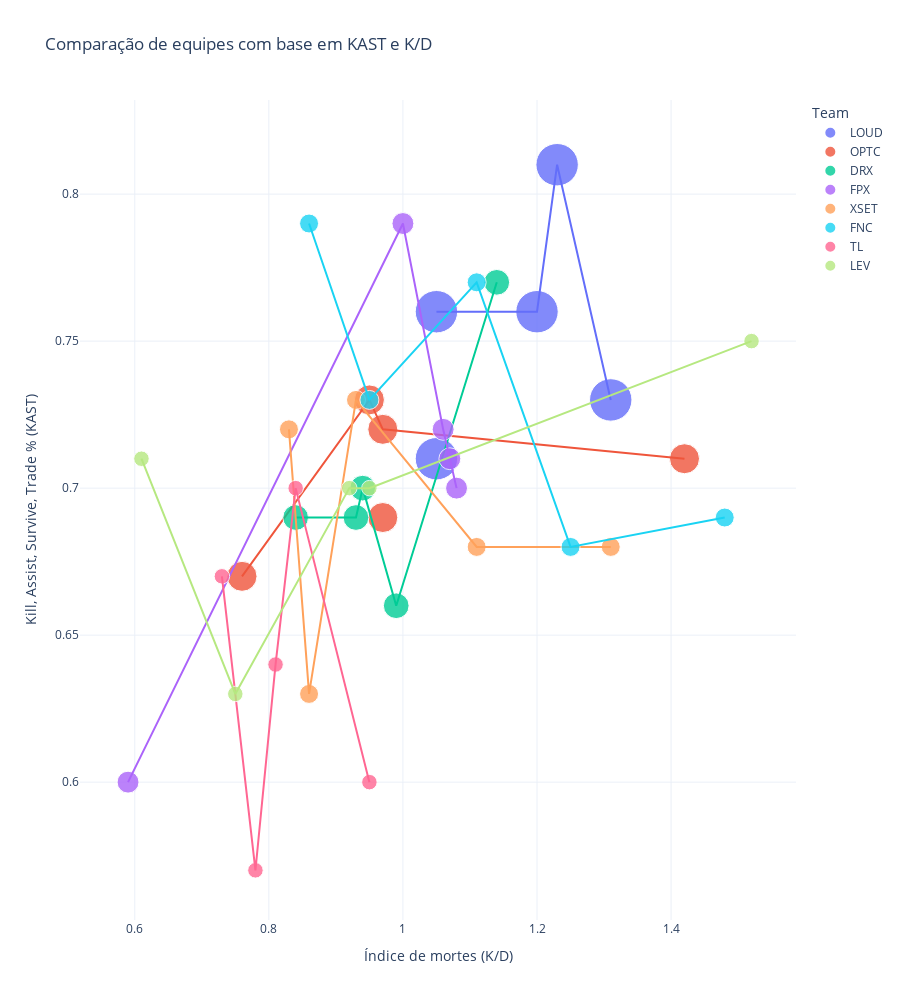

Write notebook code for a chart like this one.
### Markdown cell above
Embora o Pancada tenha jogado menos rodadas, é possível ver que o número de rodadas que ele venceu e o número de mortes que ele sofreu são maiores em comparação com o Mako. Essa comparação não é uma referência para saber se dois jogadores são melhores que o outro. Deve-se observar que o Valorant é um jogo de equipe e essas estatísticas aumentarão e diminuirão junto com as estatísticas médias dos jogadores da equipe.

### Code cell
fig = px.scatter(
    data_frame=df,
    x="K/D",
    y="KAST",
    color="Team",
    size="Prize",
    trendline="lowess",
    title="Comparação de equipes com base em KAST e K/D",
    height=1000,
    opacity=0.8,
    size_max=30
)

# Personalizar layout
fig.update_layout(
    xaxis_title="Índice de mortes (K/D)",
    yaxis_title="Kill, Assist, Survive, Trade % (KAST)",
    template="plotly_white"  # Fundo branco
)

fig.show()

### Figure 1 — Plotly figure (JSON) as saved in the notebook; plotly's stock layout.template omitted (floating-point values rounded to 4 significant figures)
{"data": [{"hovertemplate": "Team=LOUD<br>K/D=%{x}<br>KAST=%{y}<br>Prize=%{marker.size}<extra></extra>", "legendgroup": "LOUD", "marker": {"color": "#636efa", "opacity": 0.8, "size": [60000, 60000, 60000, 60000, 60000], "sizemode": "area", "sizeref": 66.67, "symbol": "circle"}, "mode": "markers", "name": "LOUD", "orientation": "v", "showlegend": true, "type": "scatter", "x": [1.2, 1.05, 1.23, 1.31, 1.05], "xaxis": "x", "y": [0.76, 0.76, 0.81, 0.73, 0.71], "yaxis": "y"}, {"hovertemplate": "<b>LOWESS trendline</b><br><br>Team=LOUD<br>K/D=%{x}<br>KAST=%{y} <b>(trend)</b><extra></extra>", "legendgroup": "LOUD", "marker": {"color": "#636efa", "symbol": "circle"}, "mode": "lines", "name": "LOUD", "showlegend": false, "type": "scatter", "x": [1.05, 1.05, 1.2, 1.23, 1.31], "xaxis": "x", "y": [0.76, 0.76, 0.76, 0.81, 0.73], "yaxis": "y"}, {"hovertemplate": "Team=OPTC<br>K/D=%{x}<br>KAST=%{y}<br>Prize=%{marker.size}<extra></extra>", "legendgroup": "OPTC", "marker": {"color": "#EF553B", "opacity": 0.8, "size": [30000, 30000, 30000, 30000, 30000], "sizemode": "area", "sizeref": 66.67, "symbol": "circle"}, "mode": "markers", "name": "OPTC", "orientation": "v", "showlegend": true, "type": "scatter", "x": [1.42, 0.95, 0.97, 0.97, 0.76], "xaxis": "x", "y": [0.71, 0.73, 0.69, 0.72, 0.67], "yaxis": "y"}, {"hovertemplate": "<b>LOWESS trendline</b><br><br>Team=OPTC<br>K/D=%{x}<br>KAST=%{y} <b>(trend)</b><extra></extra>", "legendgroup": "OPTC", "marker": {"color": "#EF553B", "symbol": "circle"}, "mode": "lines", "name": "OPTC", "showlegend": false, "type": "scatter", "x": [0.76, 0.95, 0.97, 0.97, 1.42], "xaxis": "x", "y": [0.67, 0.73, 0.72, 0.72, 0.71], "yaxis": "y"}, {"hovertemplate": "Team=DRX<br>K/D=%{x}<br>KAST=%{y}<br>Prize=%{marker.size}<extra></extra>", "legendgroup": "DRX", "marker": {"color": "#00cc96", "opacity": 0.8, "size": [22000, 22000, 22000, 22000, 22000], "sizemode": "area", "sizeref": 66.67, "symbol": "circle"}, "mode": "markers", "name": "DRX", "orientation": "v", "showlegend": true, "type": "scatter", "x": [1.14, 0.99, 0.94, 0.93, 0.84], "xaxis": "x", "y": [0.77, 0.66, 0.7, 0.69, 0.69], "yaxis": "y"}, {"hovertemplate": "<b>LOWESS trendline</b><br><br>Team=DRX<br>K/D=%{x}<br>KAST=%{y} <b>(trend)</b><extra></extra>", "legendgroup": "DRX", "marker": {"color": "#00cc96", "symbol": "circle"}, "mode": "lines", "name": "DRX", "showlegend": false, "type": "scatter", "x": [0.84, 0.93, 0.94, 0.99, 1.14], "xaxis": "x", "y": [0.69, 0.69, 0.7, 0.66, 0.77], "yaxis": "y"}, {"hovertemplate": "Team=FPX<br>K/D=%{x}<br>KAST=%{y}<br>Prize=%{marker.size}<extra></extra>", "legendgroup": "FPX", "marker": {"color": "#ab63fa", "opacity": 0.8, "size": [16000, 16000, 16000, 16000, 16000], "sizemode": "area", "sizeref": 66.67, "symbol": "circle"}, "mode": "markers", "name": "FPX", "orientation": "v", "showlegend": true, "type": "scatter", "x": [1.06, 1.07, 1.08, 1, 0.59], "xaxis": "x", "y": [0.72, 0.71, 0.7, 0.79, 0.6], "yaxis": "y"}, {"hovertemplate": "<b>LOWESS trendline</b><br><br>Team=FPX<br>K/D=%{x}<br>KAST=%{y} <b>(trend)</b><extra></extra>", "legendgroup": "FPX", "marker": {"color": "#ab63fa", "symbol": "circle"}, "mode": "lines", "name": "FPX", "showlegend": false, "type": "scatter", "x": [0.59, 1, 1.06, 1.07, 1.08], "xaxis": "x", "y": [0.6, 0.79, 0.72, 0.71, 0.7], "yaxis": "y"}, {"hovertemplate": "Team=XSET<br>K/D=%{x}<br>KAST=%{y}<br>Prize=%{marker.size}<extra></extra>", "legendgroup": "XSET", "marker": {"color": "#FFA15A", "opacity": 0.8, "size": [12000, 12000, 12000, 12000, 12000], "sizemode": "area", "sizeref": 66.67, "symbol": "circle"}, "mode": "markers", "name": "XSET", "orientation": "v", "showlegend": true, "type": "scatter", "x": [1.11, 0.93, 1.31, 0.83, 0.86], "xaxis": "x", "y": [0.68, 0.73, 0.68, 0.72, 0.63], "yaxis": "y"}, {"hovertemplate": "<b>LOWESS trendline</b><br><br>Team=XSET<br>K/D=%{x}<br>KAST=%{y} <b>(trend)</b><extra></extra>", "legendgroup": "XSET", "marker": {"color": "#FFA15A", "symbol": "circle"}, "mode": "lines", "name": "XSET", "showlegend": false, "type": "scatter", "x": [0.83, 0.86, 0.93, 1.11, 1.31], "xaxis": "x", "y": [0.72, 0.63, 0.73, 0.68, 0.68], "yaxis": "y"}, {"hovertemplate": "Team=FNC<br>K/D=%{x}<br>KAST=%{y}<br>Prize=%{marker.size}<extra></extra>", "legendgroup": "FNC", "marker": {"color": "#19d3f3", "opacity": 0.8, "size": [12000, 12000, 12000, 12000, 12000], "sizemode": "area", "sizeref": 66.67, "symbol": "circle"}, "mode": "markers", "name": "FNC", "orientation": "v", "showlegend": true, "type": "scatter", "x": [1.48, 1.11, 1.25, 0.95, 0.86], "xaxis": "x", "y": [0.69, 0.77, 0.68, 0.73, 0.79], "yaxis": "y"}, {"hovertemplate": "<b>LOWESS trendline</b><br><br>Team=FNC<br>K/D=%{x}<br>KAST=%{y} <b>(trend)</b><extra></extra>", "legendgroup": "FNC", "marker": {"color": "#19d3f3", "symbol": "circle"}, "mode": "lines", "name": "FNC", "showlegend": false, "type": "scatter", "x": [0.86, 0.95, 1.11, 1.25, 1.48], "xaxis": "x", "y": [0.79, 0.73, 0.77, 0.68, 0.69], "yaxis": "y"}, {"hovertemplate": "Team=TL<br>K/D=%{x}<br>KAST=%{y}<br>Prize=%{marker.size}<extra></extra>", "legendgroup": "TL", "marker": {"color": "#FF6692", "opacity": 0.8, "size": [8000, 8000, 8000, 8000, 8000], "sizemode": "area", "sizeref": 66.67, "symbol": "circle"}, "mode": "markers", "name": "TL", "orientation": "v", "showlegend": true, "type": "scatter", "x": [0.78, 0.81, 0.95, 0.73, 0.84], "xaxis": "x", "y": [0.57, 0.64, 0.6, 0.67, 0.7], "yaxis": "y"}, {"hovertemplate": "<b>LOWESS trendline</b><br><br>Team=TL<br>K/D=%{x}<br>KAST=%{y} <b>(trend)</b><extra></extra>", "legendgroup": "TL", "marker": {"color": "#FF6692", "symbol": "circle"}, "mode": "lines", "name": "TL", "showlegend": false, "type": "scatter", "x": [0.73, 0.78, 0.81, 0.84, 0.95], "xaxis": "x", "y": [0.67, 0.57, 0.64, 0.7, 0.6], "yaxis": "y"}, {"hovertemplate": "Team=LEV<br>K/D=%{x}<br>KAST=%{y}<br>Prize=%{marker.size}<extra></extra>", "legendgroup": "LEV", "marker": {"color": "#B6E880", "opacity": 0.8, "size": [8000, 8000, 8000, 8000, 8000], "sizemode": "area", "sizeref": 66.67, "symbol": "circle"}, "mode": "markers", "name": "LEV", "orientation": "v", "showlegend": true, "type": "scatter", "x": [1.52, 0.92, 0.95, 0.75, 0.61], "xaxis": "x", "y": [0.75, 0.7, 0.7, 0.63, 0.71], "yaxis": "y"}, {"hovertemplate": "<b>LOWESS trendline</b><br><br>Team=LEV<br>K/D=%{x}<br>KAST=%{y} <b>(trend)</b><extra></extra>", "legendgroup": "LEV", "marker": {"color": "#B6E880", "symbol": "circle"}, "mode": "lines", "name": "LEV", "showlegend": false, "type": "scatter", "x": [0.61, 0.75, 0.92, 0.95, 1.52], "xaxis": "x", "y": [0.71, 0.63, 0.7, 0.7, 0.75], "yaxis": "y"}], "layout": {"height": 1000, "legend": {"itemsizing": "constant", "title": {"text": "Team"}, "tracegroupgap": 0}, "title": {"text": "Comparação de equipes com base em KAST e K/D"}, "xaxis": {"anchor": "y", "domain": [0, 1], "title": {"text": "Índice de mortes (K/D)"}}, "yaxis": {"anchor": "x", "domain": [0, 1], "title": {"text": "Kill, Assist, Survive, Trade % (KAST)"}}}}
